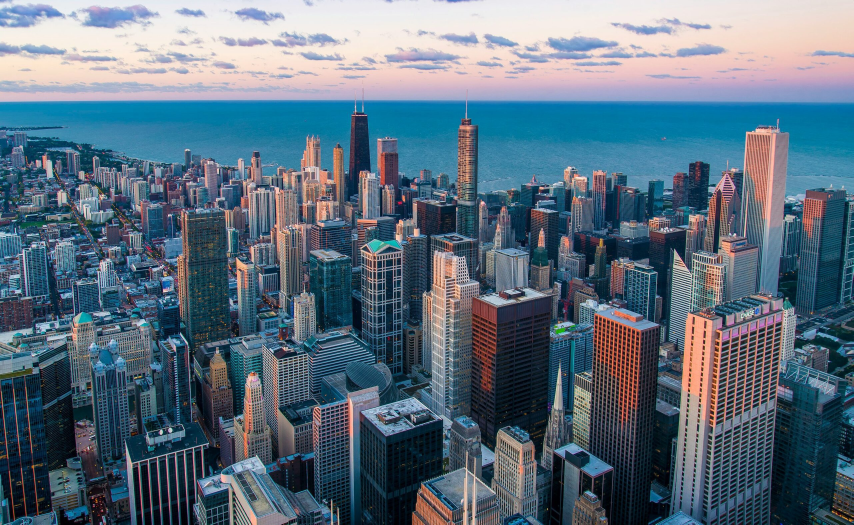
#> input picture Libraries/test.jpg, 2560 x 1574 px (shown at 1/3 size)
$ python pillow_lib.py
#> lines starting #> are read from the running program, lines starting #| are printed output that depends on the picture
from PIL import Image, ImageFilter, ImageOps
import requests


# You can run the requests_lib.py first to get a picture in this directory
# On which I'll try to apply my functions and methods:

image1 = Image.open('test.jpg')
#> image1 is the input picture: PIL image 2560x1574 RGB; mean R, G, B 92, 110.6, 125.6
# image1.show()
image1.save('chicago.jpeg')

image2 = Image.open('chicago.jpeg')
size_500 = (500, 500)
image2.thumbnail(size_500)
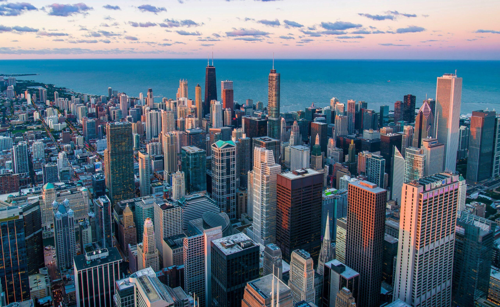
#> image2: PIL image 500x307 RGB; mean R, G, B 92.3, 110.8, 125.8
# image2.show()

image2.rotate(180).save('flipped_chic.jpeg')
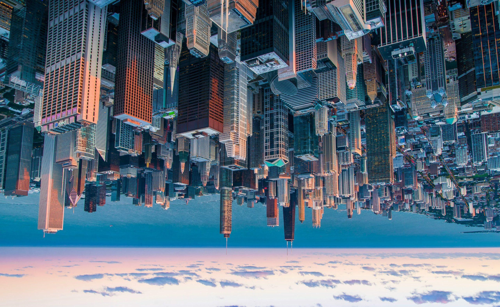
#> saved as flipped_chic.jpeg: PIL image 500x307 RGB; mean R, G, B 92.3, 110.8, 125.8
image3 = Image.open('flipped_chic.jpeg')
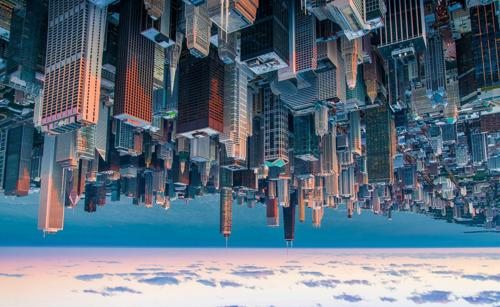
#> image3: PIL image 500x307 RGB; mean R, G, B 92.5, 110.8, 125.8
# image3.show()

image2.convert(mode='L').save('chicago_BW.jpeg')
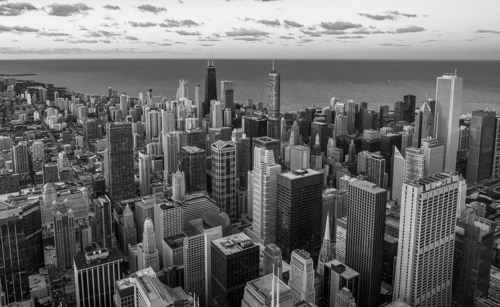
#> saved as chicago_BW.jpeg: PIL image 500x307 L; min 0, max 243, mean 107
image4 = Image.open('chicago_BW.jpeg')
# image4.show()

image2.filter(ImageFilter.GaussianBlur(15)).save('chic_blur.jpeg')
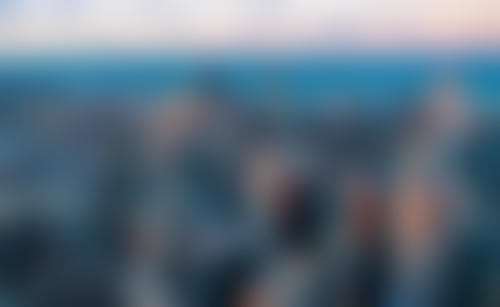
#> saved as chic_blur.jpeg: PIL image 500x307 RGB; mean R, G, B 92.4, 110.9, 126
image5 = Image.open('chic_blur.jpeg')
# image5.show()

url = 'https://static.vecteezy.com/system/resources/thumbnails/049/654/640/small/rectangle-shape-frame-glowing-blue-electric-arc-effect-transparent-background-image-free-png.png'

headers = {"User-Agent": "Mozilla/5.0"}
#> (the run stopped early here; a loop or call above may not have finished)
